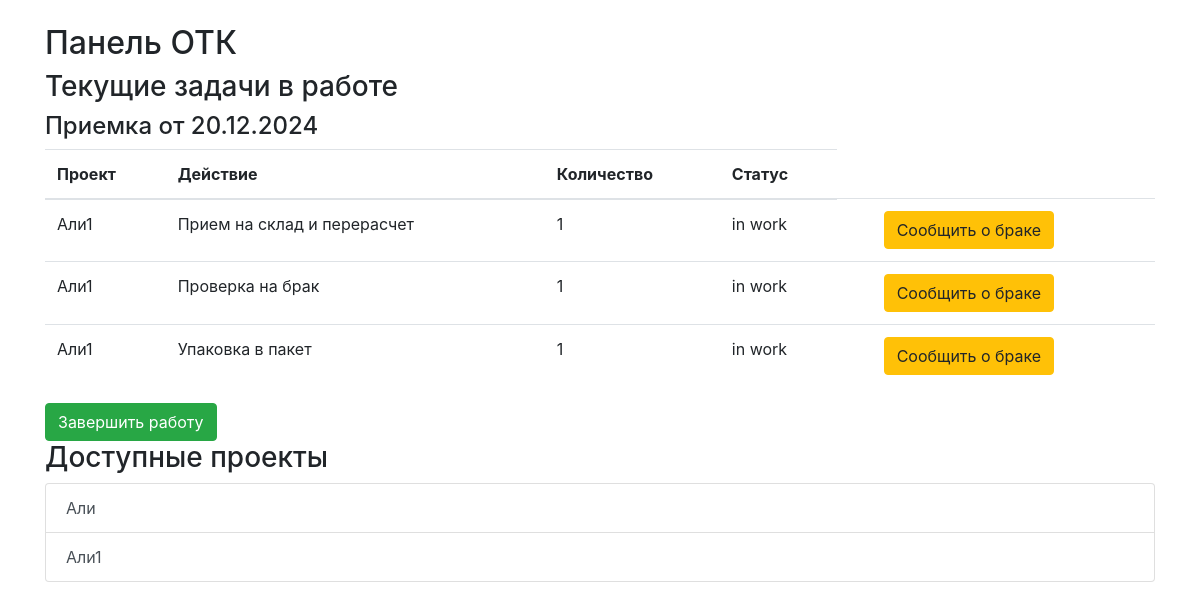
The app's page /otk_dashboard (signed in) with its own data.
### models/models.py (models this page shows)
class Project(db.Model):
    __tablename__ = 'projects'
    id = db.Column(db.Integer, primary_key=True)
    name = db.Column(db.String(100), nullable=False)

class Action(db.Model):
    __tablename__ = 'actions'
    id = db.Column(db.Integer, primary_key=True)
    name = db.Column(db.String(100), nullable=False)
    status = db.Column(db.String(50), nullable=False)
    quantity=db.Column(db.Integer,nullable=True)

class UserAction(db.Model):
    __tablename__ = 'user_actions'
    id = db.Column(db.Integer, primary_key=True)
    deistvie_id = db.Column(db.Integer, db.ForeignKey('actions.id'), nullable=False)
    user_id = db.Column(db.Integer, db.ForeignKey('users.id'), nullable=False)
    kol_vo = db.Column(db.Integer, nullable=False)
    status = db.Column(db.String(50), nullable=False)
    action = db.relationship('Action', backref='user_actions')

### main.py (the view)
@app.route('/otk_dashboard')
@login_required
def otk_dashboard():
    if current_user.role != "ОТК":
        return "Доступ запрещен", 403
    projects = Project.query.all()
    tasks_data = db.session.query(
        UserAction,
        Action,
        Reception,
        Project
    ).join(
        Action, UserAction.deistvie_id == Action.id
    ).join(
        ReceptionAction, ReceptionAction.deistvie_id == Action.id
    ).join(
        Reception, Reception.id == ReceptionAction.priemka_id
    ).join(
        ProjectReception, ProjectReception.priemka_id == Reception.id
    ).join(
        Project, Project.id == ProjectReception.project_id
    ).filter(
        UserAction.user_id == current_user.id,
        UserAction.status == 'in work'
    ).all()
    current_receptions = {}
    for user_action, action, reception, project in tasks_data:
        reception_date = reception.priemka_date.strftime('%d.%m.%Y')
        if reception_date not in current_receptions:
            current_receptions[reception_date] = []
        current_receptions[reception_date].append({
            'user_action': user_action,
            'action': action,
            'reception': reception,
            'project': project
        })
    return render_template(
        'otk_dashboard.html',
        projects=projects,
        current_receptions=current_receptions
    )

### main.py (called while the page is built)
@login_manager.user_loader
def load_user(user_id):
    return db.session.get(Empoyeer, int(user_id))

### templates/otk_dashboard.html (shortened to what this page needs)
<!DOCTYPE html>
<html>
<head>
    <link href="https://stackpath.bootstrapcdn.com/bootstrap/4.5.2/css/bootstrap.min.css" rel="stylesheet">
</head>
<body>
    <div class="container mt-4">
        <h2>Панель ОТК</h2>
        <h3>Текущие задачи в работе</h3>
        <form action="{{ url_for('complete_task') }}" method="POST">
            {% if current_receptions %}
                {% for reception_date, tasks in current_receptions.items() %}
                    <h4>Приемка от {{ reception_date }}</h4>
                    <table class="table">
                        <thead>
                            <tr>
                                <th>Проект</th>
                                <th>Действие</th>
                                <th>Количество</th>
                                <th>Статус</th>
                            </tr>
                        </thead>
                        <tbody>
                            {% for task in tasks %}
                            <tr>
                                <td>{{ task.project.name }}</td>
                                <td>{{ task.action.name }}</td>
                                <td>{{ task.user_action.kol_vo }}</td>
                                <td>{{ task.user_action.status }}</td>
                                <td>
                                </td>
                                <td>
                                    <a href="{{ url_for('report_defect', reception_id=task.reception.id) }}" class="btn btn-warning">Сообщить о браке</a>
                                </td>
                            </tr>
                            {% endfor %}
                        </tbody>
                    </table>
                {% endfor %}
                <button type="submit" class="btn btn-success">Завершить работу</button>
            {% else %}
                <p>Нет текущих задач в работе.</p>
            {% endif %}
        </form>
        <h3>Доступные проекты</h3>
        <div class="list-group">
            {% for project in projects %}
            <a href="{{ url_for('otk_project_details', project_id=project.id) }}"
               class="list-group-item list-group-item-action">
                {{ project.name }}
            </a>
            {% endfor %}
        </div>
    </div>
</body>
</html>

### records on screen
Project: project.name "Али1" "Али1" "Али1", name "Али1"
Action: action.name "Прием на склад и перерасчет"
UserAction: user_action.kol_vo "1", user_action.status "in work"
Action: action.name "Проверка на брак"
UserAction: user_action.kol_vo "1", user_action.status "in work"
Action: action.name "Упаковка в пакет"
UserAction: user_action.kol_vo "1", user_action.status "in work"
Project: name "Али"

### other values on screen
{{ reception_date }} "20.12.2024"
